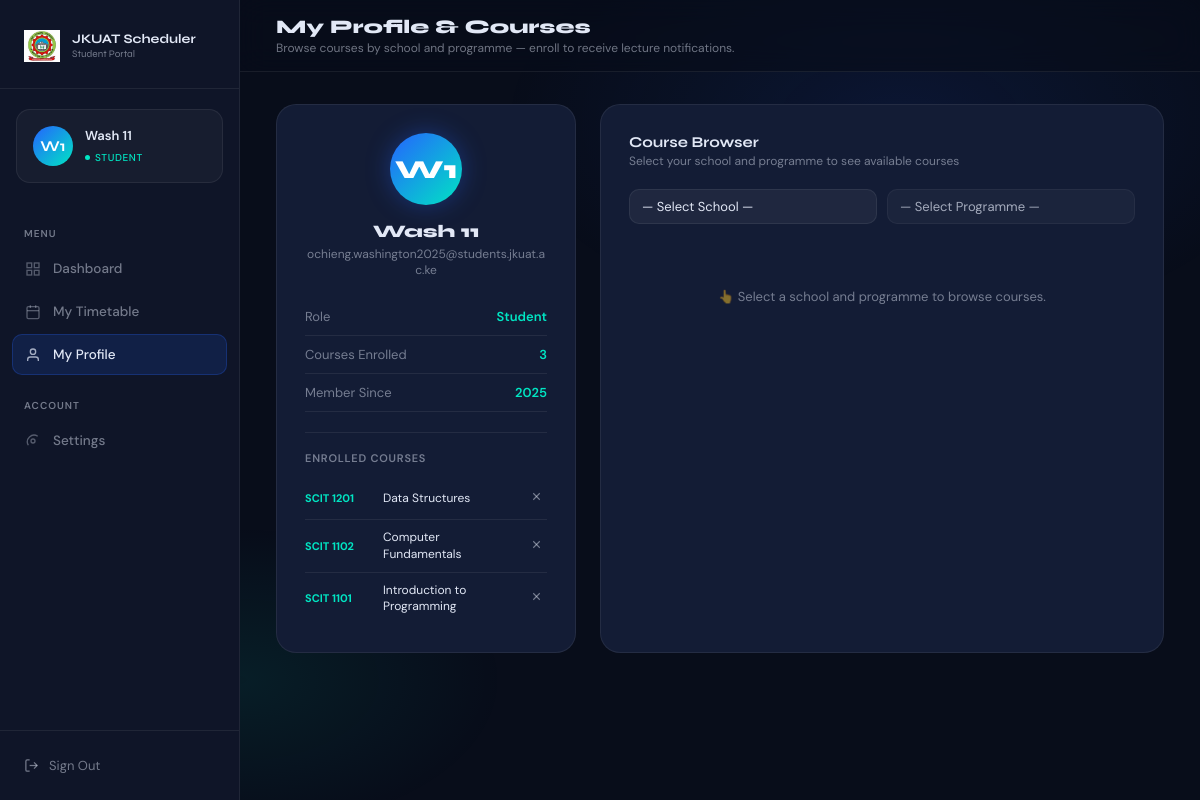
The page /profile (signed in) on the database its author committed.
### models.py (models this page shows, shortened)
class User(UserMixin, db.Model):
    __tablename__ = 'user'
    id       = db.Column(db.Integer, primary_key=True)
    name     = db.Column(db.String(120), nullable=False)
    email    = db.Column(db.String(120), unique=True, nullable=False)
    password = db.Column(db.String(256), nullable=False)
    role     = db.Column(db.String(20),  nullable=False)   # "student" | "lecturer"
    lectures       = db.relationship('Lecture',      backref='lecturer',
                                     foreign_keys='Lecture.lecturer_id', lazy=True)
    enrollments    = db.relationship('Enrollment',   backref='student',  lazy=True)
    notifications  = db.relationship('Notification', backref='user',     lazy=True,
                                     order_by='Notification.created_at.desc()')
    taught_courses = db.relationship('Course',       backref='lecturer', lazy=True)

class Enrollment(db.Model):
    __tablename__ = 'enrollment'
    id          = db.Column(db.Integer, primary_key=True)
    student_id  = db.Column(db.Integer, db.ForeignKey('user.id'),   nullable=False)
    course_id   = db.Column(db.Integer, db.ForeignKey('course.id'), nullable=False)
    enrolled_at = db.Column(db.DateTime, default=datetime.utcnow)
    __table_args__ = (
        db.UniqueConstraint('student_id', 'course_id', name='uq_student_course'),
    )

class Course(db.Model):
    __tablename__ = 'course'
    id           = db.Column(db.Integer, primary_key=True)
    code         = db.Column(db.String(20),  nullable=False)   # "ICS 2200"
    name         = db.Column(db.String(120), nullable=False)   # "Electronics"
    year         = db.Column(db.Integer, nullable=False)        # 1–4
    semester     = db.Column(db.Integer, nullable=False)        # 1 or 2
    programme_id = db.Column(db.Integer, db.ForeignKey('programme.id'), nullable=False)
    lecturer_id  = db.Column(db.Integer, db.ForeignKey('user.id'),      nullable=True)
    lectures    = db.relationship('Lecture',    backref='course', lazy=True)
    enrollments = db.relationship('Enrollment', backref='course', lazy=True)

### app.py (the view)
@app.route('/profile')
@login_required
def profile():
    if current_user.role != 'student':
        return redirect(url_for('login'))
    schools     = School.query.order_by(School.name).all()
    enrolled    = {e.course_id for e in current_user.enrollments}
    enrollments = Enrollment.query.filter_by(student_id=current_user.id)\
                            .order_by(Enrollment.enrolled_at.desc()).all()
    return render_template('student_profile.html',
                           user=current_user,
                           schools=schools,
                           enrolled=enrolled,
                           enrollments=enrollments)

### app.py (called while the page is built)
@login_manager.user_loader
def load_user(user_id):
    return User.query.get(int(user_id))

@app.before_request
def refresh_session():
    if current_user.is_authenticated:
        session.permanent = True

### templates/student_profile.html (shortened to what this page needs)
<!DOCTYPE html>
<html lang="en">
<head>
</head>
<body>
<aside class="sidebar">
    <div class="sidebar-brand">
        <img src="{{ url_for('static', filename='images/jkuat-logo.png') }}" alt="JKUAT">
        <div class="brand-text">JKUAT Scheduler <small>Student Portal</small></div>
    </div>
    <div class="sidebar-user">
        <div class="avatar" id="avatar-sb">--</div>
        <div class="user-info">
            <div class="user-name">{{ user.name }}</div>
            <div class="user-role">Student</div>
        </div>
    </div>
    <nav class="nav-section">
        <div class="nav-label">Menu</div>
        <a href="/student" class="nav-link">
            <svg width="16" height="16" fill="none" stroke="currentColor" stroke-width="2" viewBox="0 0 24 24"><rect x="3" y="3" width="7" height="7"/><rect x="14" y="3" width="7" height="7"/><rect x="14" y="14" width="7" height="7"/><rect x="3" y="14" width="7" height="7"/></svg>
            Dashboard
        </a>
        <a href="/student" class="nav-link">
            <svg width="16" height="16" fill="none" stroke="currentColor" stroke-width="2" viewBox="0 0 24 24"><rect x="3" y="4" width="18" height="18" rx="2"/><line x1="16" y1="2" x2="16" y2="6"/><line x1="8" y1="2" x2="8" y2="6"/><line x1="3" y1="10" x2="21" y2="10"/></svg>
            My Timetable
        </a>
        <a href="/profile" class="nav-link active">
            <svg width="16" height="16" fill="none" stroke="currentColor" stroke-width="2" viewBox="0 0 24 24"><path d="M20 21v-2a4 4 0 0 0-4-4H8a4 4 0 0 0-4 4v2"/><circle cx="12" cy="7" r="4"/></svg>
            My Profile
        </a>
        <div class="nav-label" style="margin-top:8px">Account</div>
        <a href="#" class="nav-link">
            <svg width="16" height="16" fill="none" stroke="currentColor" stroke-width="2" viewBox="0 0 24 24"><circle cx="12" cy="12" r="3"/><path d="M19.07 4.93A10 10 0 0 0 5 18.36"/></svg>
            Settings
        </a>
    </nav>
    <div class="sidebar-bottom">
        <a href="/logout" class="logout-link">
            <svg width="15" height="15" fill="none" stroke="currentColor" stroke-width="2" viewBox="0 0 24 24"><path d="M9 21H5a2 2 0 0 1-2-2V5a2 2 0 0 1 2-2h4"/><polyline points="16 17 21 12 16 7"/><line x1="21" y1="12" x2="9" y2="12"/></svg>
            Sign Out
        </a>
    </div>
</aside>
<div class="main">
    <header class="topbar">
        <div style="display:flex;align-items:center;gap:12px;">
            <div class="topbar-left">
                <h1>My Profile & Courses</h1>
                <p>Browse courses by school and programme — enroll to receive lecture notifications.</p>
            </div>
        </div>
    </header>
    <div class="content">
        <div class="profile-grid">
            <div>
                <div class="profile-card">
                    <div class="profile-avatar" id="avatar-main">--</div>
                    <div class="profile-name">{{ user.name }}</div>
                    <div class="profile-email">{{ user.email }}</div>
                    <div class="profile-stat"><span>Role</span><span>Student</span></div>
                    <div class="profile-stat"><span>Courses Enrolled</span><span id="enroll-count">{{ enrollments|length }}</span></div>
                    <div class="profile-stat"><span>Member Since</span><span>2025</span></div>
                    <div class="enrolled-section">
                        <div class="enrolled-title">Enrolled Courses</div>
                        <div id="enrolled-list">
                            {% if enrollments %}
                                {% for e in enrollments %}
                                <div class="enrolled-item" id="ei-{{ e.course_id }}">
                                    <span class="enrolled-code">{{ e.course.code }}</span>
                                    <span class="enrolled-name">{{ e.course.name }}</span>
                                    <button class="unenroll-btn" onclick="unenroll({{ e.course_id }}, this)" title="Unenroll">
                                        <svg width="13" height="13" fill="none" stroke="currentColor" stroke-width="2" viewBox="0 0 24 24"><line x1="18" y1="6" x2="6" y2="18"/><line x1="6" y1="6" x2="18" y2="18"/></svg>
                                    </button>
                                </div>
                                {% endfor %}
                            {% else %}
                                <div class="empty-enrolled" id="empty-enrolled-msg">No courses yet. Browse and enroll below →</div>
                            {% endif %}
                        </div>
                    </div>
                </div>
            </div>
            <div class="browser-panel">
                <div class="browser-title">Course Browser</div>
                <div class="browser-sub">Select your school and programme to see available courses</div>
                <div class="filter-bar">
                    <select class="filter-select" id="school-select" onchange="onSchoolChange(this)">
                        <option value="">— Select School —</option>
                    </select>
                    <select class="filter-select" id="prog-select" onchange="onProgChange(this)" disabled>
                        <option value="">— Select Programme —</option>
                    </select>
                </div>
                <div id="courses-area">
                    <div class="courses-empty">👆 Select a school and programme to browse courses.</div>
                </div>
            </div>
        </div>
    </div>
</div>
</body>
</html>

### rows shown on the page
User: name "Wash 11", email "ochieng.washington2025@students.jkuat.ac.ke"
Enrollment: course.code "SCIT 1201", course.name "Data Structures"
Enrollment: course.code "SCIT 1102", course.name "Computer Fundamentals"
Enrollment: course.code "SCIT 1101", course.name "Introduction to Programming"

### other values the page prints
{{ enrollments|length }} "3"
